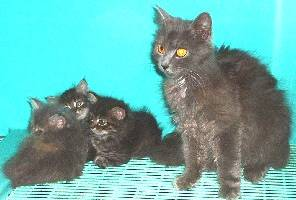
#> input picture pet images/cats/cat.101.jpg, 296 x 200 px; its folder holds 3 pictures in this run
$ python oldversion.py
#> lines starting #> are read from the running program, lines starting #| are printed output that depends on the picture
import os
import numpy as np
import cv2
import matplotlib.pyplot as plt
import pickle
import random
from sklearn.model_selection import train_test_split
from sklearn.svm import SVC

dir = 'pet images'

categories = ['cats','dogs']

data = []

#------------------------First Step-----------------------------

for category in categories:
    path = os.path.join(dir,category)
    label=categories.index(category)

    for img in os.listdir(path):
        imgpath = os.path.join(path,img)
        pet_img=cv2.imread(imgpath,0)
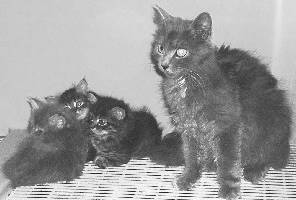
#> pet_img: shape (200, 296); min 18, max 255, mean 156
        try:
            pet_img=cv2.resize(pet_img,(50,50))
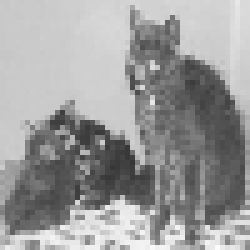
#> pet_img: shape (50, 50) (shown 5 times larger); min 54, max 251, mean 155.7
            image = np.array(pet_img).flatten()
#> image = 2500 values, max 251 at index 2493, min 54 at index 1626, mean 155.7

            data.append([image,label])
        except Exception as e:
            pass
#> pass 2 of the loop `for category in categories:`:
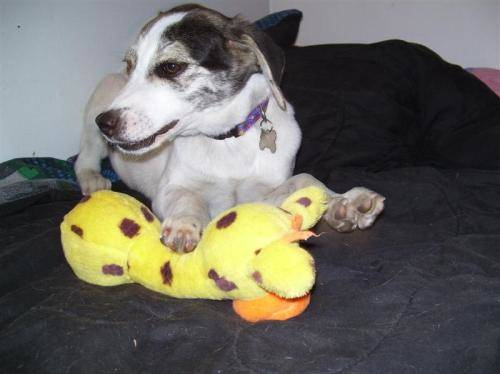
#> input picture pet images/dogs/dog.106.jpg, 500 x 374 px
#> `pet_img=cv2.imread(imgpath,0)`:
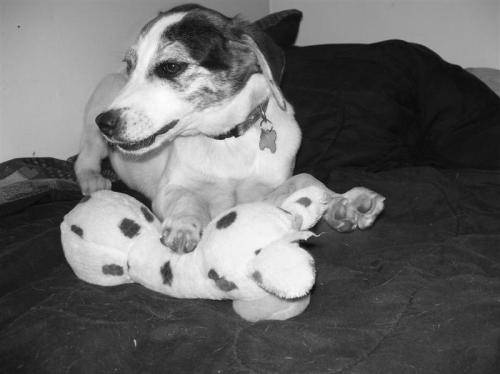
#> pet_img: shape (374, 500); min 4, max 255, mean 104.4
#> `pet_img=cv2.resize(pet_img,(50,50))`:
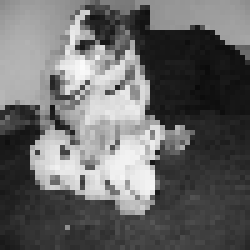
#> pet_img: shape (50, 50) (shown 5 times larger); min 10, max 251, mean 103.7
#> image = 2500 values, max 251 at index 666, min 10 at index 889, mean 103.7


pick_in=open('data1.pickle','wb')
pickle.dump(data,pick_in)
pick_in.close()


#------------------------Secound Step-----------------------------

pick_in=open('data1.pickle','rb')
data = pickle.load(pick_in)
pick_in.close()

random.shuffle(data)
features = []
labels = []

for feature,label in data:
    features.append(feature)
    labels.append(label)

xtrain,xtest,ytrain,ytest = train_test_split(features,labels,test_size = 0.2, random_state=42)

model = SVC(C=1,kernel='poly',gamma = 'auto')
model.fit(xtrain, ytrain)


pick = open('model.sav','wb')
pickle.dump(model,pick)
pick.close()


#------------------------Third Step-----------------------------

pick = open('model.sav','rb')
model = pickle.load(pick)
pick.close()

prediction = model.predict(xtest)
accuracy = model.score(xtest,ytest)

print("Accuracy: ",accuracy)
print("Prediction is : ",categories[prediction[0]])

mypet = xtest[0].reshape(50,50)
plt.imshow(mypet,cmap='gray')
plt.show()
